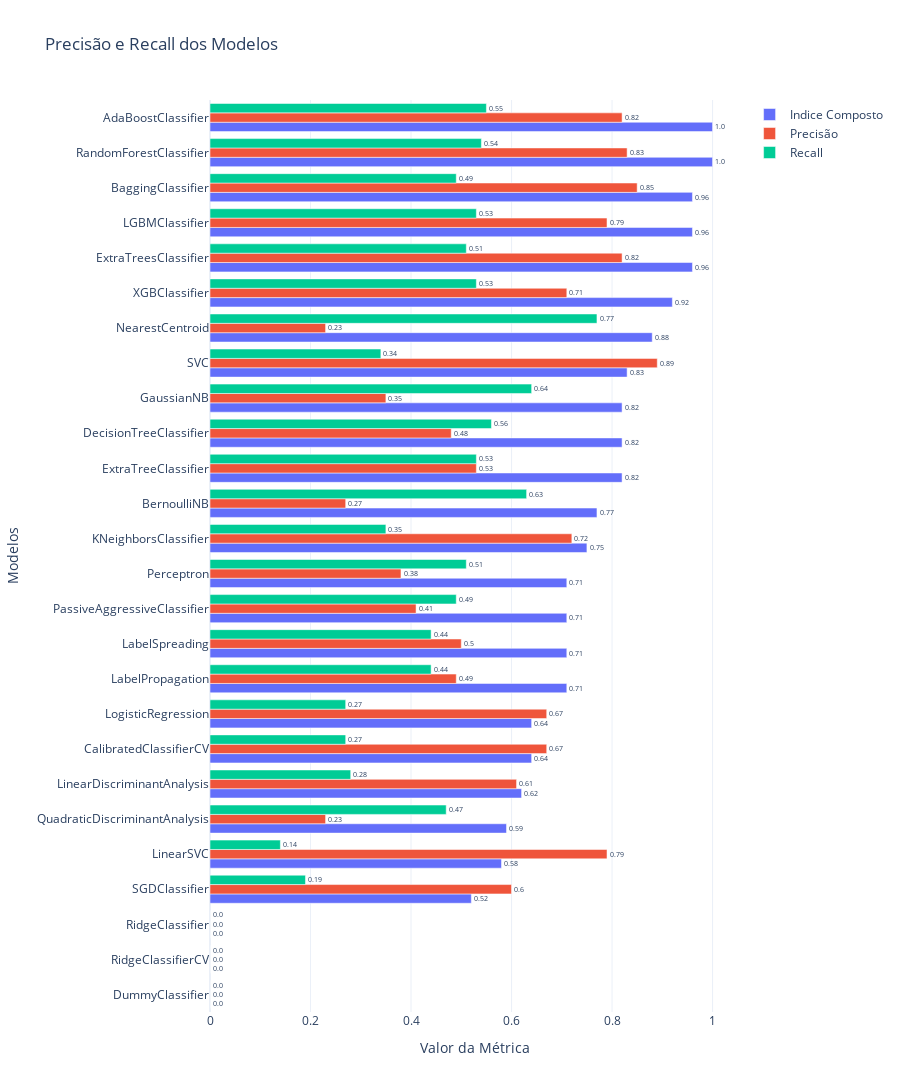

Notebook code cell kept with this figure:
### Code cell
import plotly.graph_objects as go

# Dados de exemplo: Precisão e Recall para os modelos
model_names = predictions.index.tolist()
precisions = predictions['Precision'].tolist()
recalls = predictions['Recall'].tolist()
indice_composto = predictions['indice_composto_normalized'].tolist()

# Criando o gráfico de barras invertidas
fig = go.Figure()

# Adicionando barras para precisão
fig.add_trace(go.Bar(
    y=model_names,
    x=indice_composto,
    name='Indice Composto',
    orientation='h',
    text=indice_composto,
    textposition='outside'
))

# Adicionando barras para precisão
fig.add_trace(go.Bar(
    y=model_names,
    x=precisions,
    name='Precisão',
    orientation='h',
    text=precisions,
    textposition='outside'
))

# Adicionando barras para recall
fig.add_trace(go.Bar(
    y=model_names,
    x=recalls,
    name='Recall',
    orientation='h',
    text=recalls,
    textposition='outside'
))

# Configurando o layout do gráfico
fig.update_layout(
    title='Precisão e Recall dos Modelos',
    xaxis=dict(title='Valor da Métrica'),
    yaxis=dict(title='Modelos', automargin=True),
    barmode='group',
    template='plotly_white',
    height=1500
)

# Mostrar o gráfico
fig.show()

### Figure 1 — Plotly figure (JSON) as saved in the notebook; plotly's stock layout.template omitted (floating-point values rounded to 4 significant figures)
{"data": [{"name": "Indice Composto", "orientation": "h", "text": ["0.0", "0.0", "0.0", "0.52", "0.58", "0.59", "0.62", "0.64", "0.64", "0.71", "0.71", "0.71", "0.71", "0.75", "0.77", "0.82", "0.82", "0.82", "0.83", "0.88", "0.92", "0.96", "0.96", "0.96", "1.0", "1.0"], "textposition": "outside", "type": "bar", "x": [0, 0, 0, 0.52, 0.58, 0.59, 0.62, 0.64, 0.64, 0.71, 0.71, 0.71, 0.71, 0.75, 0.77, 0.82, 0.82, 0.82, 0.83, 0.88, 0.92, 0.96, 0.96, 0.96, 1, 1], "y": ["DummyClassifier", "RidgeClassifierCV", "RidgeClassifier", "SGDClassifier", "LinearSVC", "QuadraticDiscriminantAnalysis", "LinearDiscriminantAnalysis", "CalibratedClassifierCV", "LogisticRegression", "LabelPropagation", "LabelSpreading", "PassiveAggressiveClassifier", "Perceptron", "KNeighborsClassifier", "BernoulliNB", "ExtraTreeClassifier", "DecisionTreeClassifier", "GaussianNB", "SVC", "NearestCentroid", "XGBClassifier", "ExtraTreesClassifier", "LGBMClassifier", "BaggingClassifier", "RandomForestClassifier", "AdaBoostClassifier"]}, {"name": "Precisão", "orientation": "h", "text": ["0.0", "0.0", "0.0", "0.6", "0.79", "0.23", "0.61", "0.67", "0.67", "0.49", "0.5", "0.41", "0.38", "0.72", "0.27", "0.53", "0.48", "0.35", "0.89", "0.23", "0.71", "0.82", "0.79", "0.85", "0.83", "0.82"], "textposition": "outside", "type": "bar", "x": [0, 0, 0, 0.6, 0.79, 0.23, 0.61, 0.67, 0.67, 0.49, 0.5, 0.41, 0.38, 0.72, 0.27, 0.53, 0.48, 0.35, 0.89, 0.23, 0.71, 0.82, 0.79, 0.85, 0.83, 0.82], "y": ["DummyClassifier", "RidgeClassifierCV", "RidgeClassifier", "SGDClassifier", "LinearSVC", "QuadraticDiscriminantAnalysis", "LinearDiscriminantAnalysis", "CalibratedClassifierCV", "LogisticRegression", "LabelPropagation", "LabelSpreading", "PassiveAggressiveClassifier", "Perceptron", "KNeighborsClassifier", "BernoulliNB", "ExtraTreeClassifier", "DecisionTreeClassifier", "GaussianNB", "SVC", "NearestCentroid", "XGBClassifier", "ExtraTreesClassifier", "LGBMClassifier", "BaggingClassifier", "RandomForestClassifier", "AdaBoostClassifier"]}, {"name": "Recall", "orientation": "h", "text": ["0.0", "0.0", "0.0", "0.19", "0.14", "0.47", "0.28", "0.27", "0.27", "0.44", "0.44", "0.49", "0.51", "0.35", "0.63", "0.53", "0.56", "0.64", "0.34", "0.77", "0.53", "0.51", "0.53", "0.49", "0.54", "0.55"], "textposition": "outside", "type": "bar", "x": [0, 0, 0, 0.19, 0.14, 0.47, 0.28, 0.27, 0.27, 0.44, 0.44, 0.49, 0.51, 0.35, 0.63, 0.53, 0.56, 0.64, 0.34, 0.77, 0.53, 0.51, 0.53, 0.49, 0.54, 0.55], "y": ["DummyClassifier", "RidgeClassifierCV", "RidgeClassifier", "SGDClassifier", "LinearSVC", "QuadraticDiscriminantAnalysis", "LinearDiscriminantAnalysis", "CalibratedClassifierCV", "LogisticRegression", "LabelPropagation", "LabelSpreading", "PassiveAggressiveClassifier", "Perceptron", "KNeighborsClassifier", "BernoulliNB", "ExtraTreeClassifier", "DecisionTreeClassifier", "GaussianNB", "SVC", "NearestCentroid", "XGBClassifier", "ExtraTreesClassifier", "LGBMClassifier", "BaggingClassifier", "RandomForestClassifier", "AdaBoostClassifier"]}], "layout": {"barmode": "group", "height": 1500, "title": {"text": "Precisão e Recall dos Modelos"}, "xaxis": {"title": {"text": "Valor da Métrica"}}, "yaxis": {"automargin": true, "title": {"text": "Modelos"}}}}
